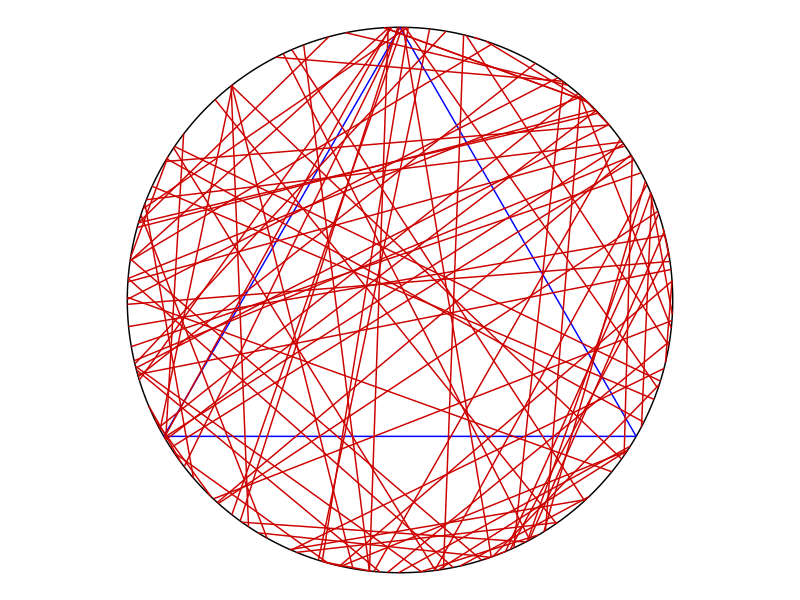
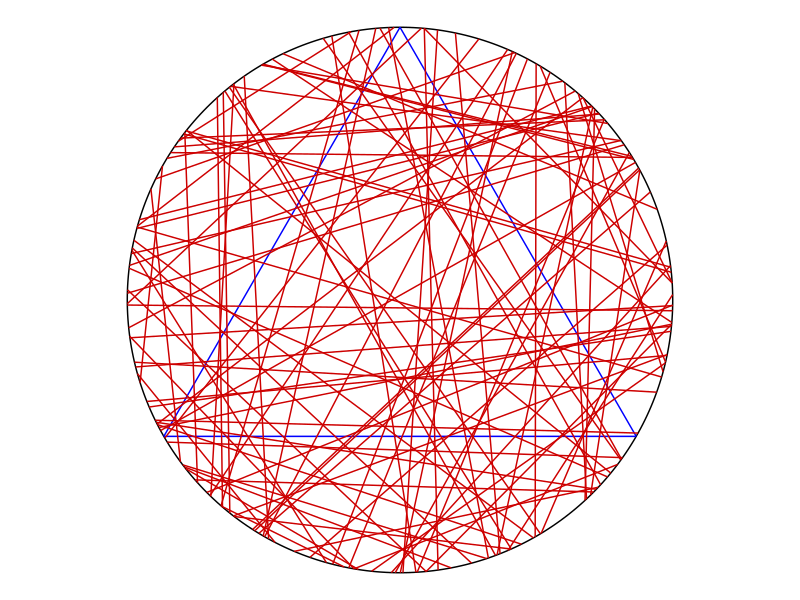
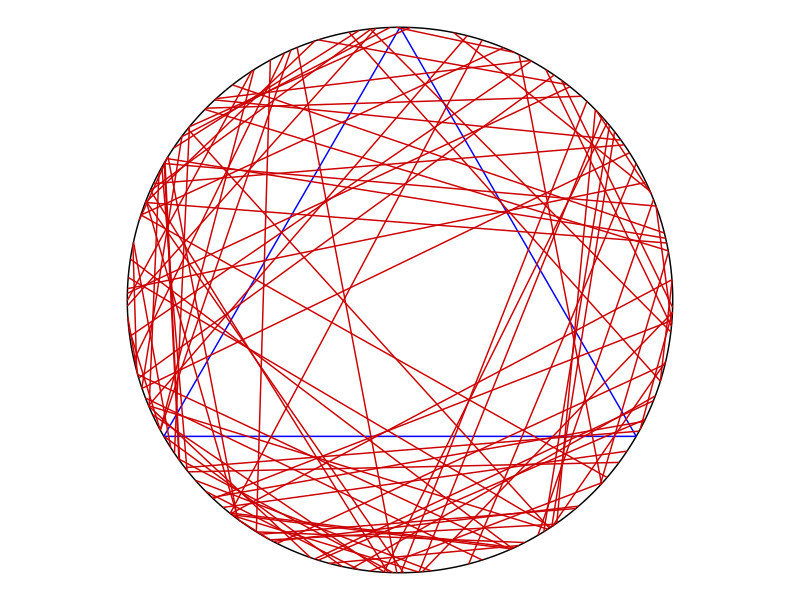

Here is the R script that generated these plots, in order:
# The value of probabilities of chords  being longer than 
# the length of the side of equilateral triangle obtained by running the code are:
# PA = 0.33
# PB = 0.50
# PC = 0.25
# However there is a small change in values of probabilities for each running 
# due to the chords being plotted randomly on the surface of the circle. 

library(tidyverse)
library(ggforce)
theme_set(theme_void()) 

x0=0; y0=0; #center of disk
r=1; #radius
numbLines=100; #number of lines

# Coordinates of equilateral triangle
eqtri_df <- tibble(
  x    = c(0, sqrt(3) / 2, -sqrt(3) / 2),
  y    = c(1, -0.5, -0.5),
  xend = c(sqrt(3) / 2, -sqrt(3) / 2, 0),
  yend = c(-0.5, -0.5, 1)
)

# Method A......................................................................

thetaA1=2*pi*runif(numbLines); #choose angular component uniformly
thetaA2=2*pi*runif(numbLines); #choose angular component uniformly

# Coordinates of random chords
rdmchr_A <- tibble(
  x    = x0+r*cos(thetaA1),
  y    = y0+r*sin(thetaA1),
  xend = x0+r*cos(thetaA2),
  yend = y0+r*sin(thetaA2)
)

## calculate probability that the chord is longer than a side of the triangle

# Coordinates of random chords
xA    = x0+r*cos(thetaA1);
yA    = y0+r*sin(thetaA1);
xAend = x0+r*cos(thetaA2);
yAend = y0+r*sin(thetaA2);

#length of triangle side
lengthSide<-r*sqrt(3); 

#lengths of the chords
lengthA=sqrt((xA-xAend)^2+(yA-yAend)^2);

#probability of chord being longer than triangle side
probA=mean(lengthA > lengthSide); 

## Plot A
pA <- ggplot() +
  ggforce::geom_circle(aes(x0 = 0, y0 = 0, r = 1), col = "black") +
  geom_segment(data = eqtri_df, aes(x = x, y = y, xend = xend, yend = yend), col = "blue") +
  geom_segment(data = rdmchr_A, aes(x = x, y = y, xend = xend, yend = yend),
               col = "red3") +
  coord_equal()

print(pA)

# Method B......................................................................

thetaB=2*pi*runif(numbLines); #choose angular component uniformly
pB=r*runif(numbLines); #choose radial component uniformly
qB=sqrt(r^2-pB^2); #distance to circle edge (along line)

#calculate trig values
sin_thetaB=sin(thetaB);
cos_thetaB=cos(thetaB);

# Coordinates of random chord
rdmchr_B <- tibble(
  x    = x0+pB*cos_thetaB+qB*sin_thetaB,
  y    = y0+pB*sin_thetaB-qB*cos_thetaB,
  xend = x0+pB*cos_thetaB-qB*sin_thetaB,
  yend = y0+pB*sin_thetaB+qB*cos_thetaB
)

## calculate probability that the chord is longer than a side of the triangle

# Coordinates of random chord
xB    = x0+pB*cos_thetaB+qB*sin_thetaB;
yB    = y0+pB*sin_thetaB-qB*cos_thetaB;
xBend = x0+pB*cos_thetaB-qB*sin_thetaB;
yBend = y0+pB*sin_thetaB+qB*cos_thetaB;

#length of triangle side
lengthSide<-r*sqrt(3);

#lengths of the chords
lengthB=sqrt((xB-xBend)^2+(yB-yBend)^2);

#probability of chord being longer than triangle side
probB=mean(lengthB>lengthSide);

# Plot B
pB <- ggplot() +
  ggforce::geom_circle(aes(x0 = 0, y0 = 0, r = 1), col = "black") +
  geom_segment(data = eqtri_df, aes(x = x, y = y, xend = xend, yend = yend), col = "blue") +
  geom_segment(data = rdmchr_B, aes(x = x, y = y, xend = xend, yend = yend),
               col = "red3") +
  coord_equal()

print(pB)

#Method C.......................................................................

thetaC=2*pi*runif(numbLines); #choose angular component uniformly
pC=r*sqrt(runif(numbLines)); #choose radial component
qC=sqrt(r^2-pC^2); #distance to circle edge (along line)

#calculate trig values
sin_thetaC=sin(thetaC);
cos_thetaC=cos(thetaC);

#Coordinates of random chords
rdmchr_C <- tibble(
  x    = x0+pC*cos_thetaC+qC*sin_thetaC,
  y   = y0+pC*sin_thetaC-qC*cos_thetaC,
  xend = x0+pC*cos_thetaC-qC*sin_thetaC,
  yend = y0+pC*sin_thetaC+qC*cos_thetaC
)

## calculate probability that the chord is longer than a side of the triangle

# Coordinates of random chords
xC    = x0+pC*cos_thetaC+qC*sin_thetaC;
yC    = y0+pC*sin_thetaC-qC*cos_thetaC;
xCend = x0+pC*cos_thetaC-qC*sin_thetaC;
yCend = y0+pC*sin_thetaC+qC*cos_thetaC;

#length of triangle side
lengthSide<-r*sqrt(3);

#lengths of the chords
lengthC=sqrt((xC-xCend)^2+(yC-yCend)^2);

#probability of chord being longer than triangle side
probC=mean(lengthC>lengthSide);

# Plot C
pC <- ggplot() +
  ggforce::geom_circle(aes(x0 = 0, y0 = 0, r = 1), col = "black") +
  geom_segment(data = eqtri_df, aes(x = x, y = y, xend = xend, yend = yend), col = "blue") +
  geom_segment(data = rdmchr_C, aes(x = x, y = y, xend = xend, yend = yend),
               col = "red3") +
  coord_equal()

print(pC)



### References..................................................................
## https://en.wikipedia.org/wiki/Bertrand_paradox_(probability)
## https://hpaulkeeler.com/the-bertrand-paradox/
## https://github.com/hpaulkeeler/posts/blob/master/BertrandParadox/BertrandParadox.R
## https://www.wikiwand.com/en/Bertrand_paradox_(probability)
